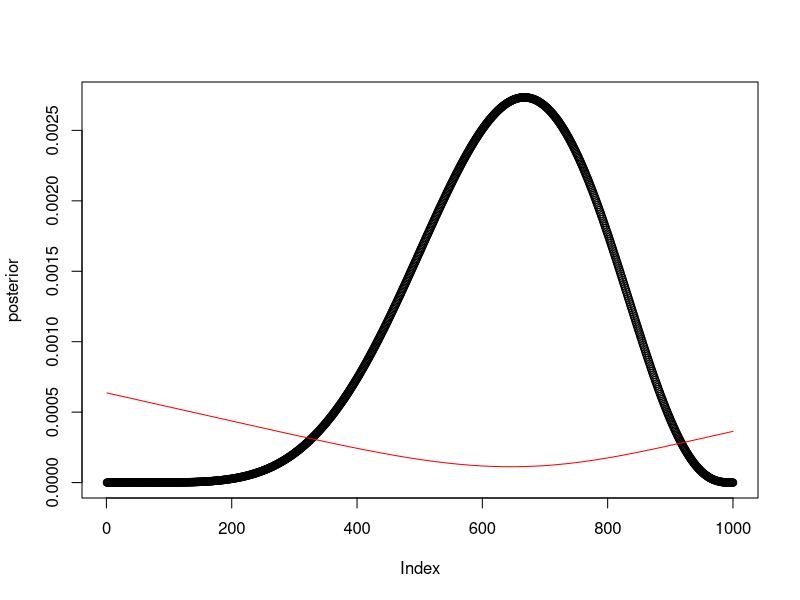
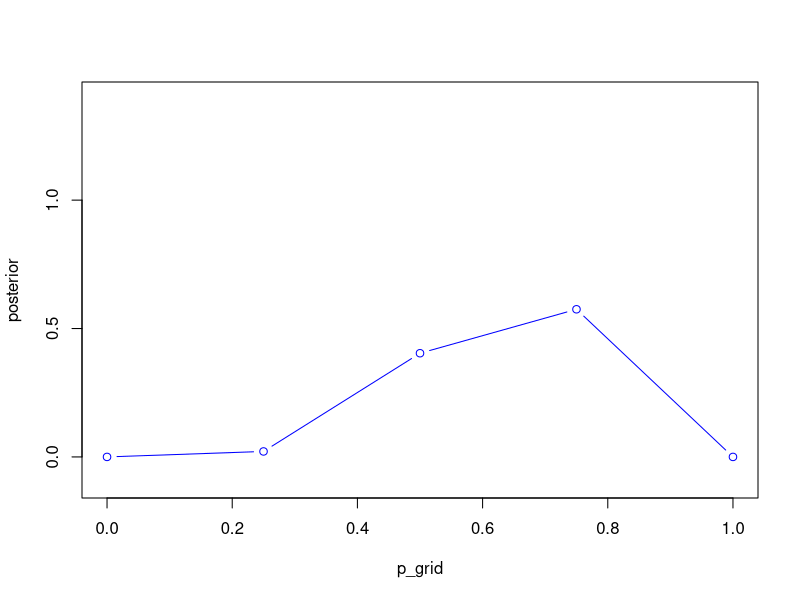

These figures' R source, in order: (Note: this script raises an error after producing the figures.)
#the moral of this work below is that this code

#loss<-sapply(p_grid,function(d) sum(posterior*abs(d-p_grid)))

##creates a matrix of differences of p_grid, multiplies each element in this matrix by corresponding posterior to weight each of those items, then sums them by coloum to create a vector of loss estimates for each value of p_grid.  

library(tidyr)
library(dplyr)
library(ggplot2)

p_grid <-seq(0,1,length.out=1000)
prior<- rep(1,1000)
likelihood<-dbinom(6,9,prob=p_grid)
posterior<-likelihood*prior
posterior<-posterior/sum(posterior)

samples<-sample(p_grid,1e4,prob=posterior,replace=T)
plot(posterior)

loss<-sapply(p_grid,function(d) sum(posterior*abs(d-p_grid)))
lines(loss/1000,col='red')
p_grid[which.min(loss)]
median(samples)
mean(samples)

length(samples)


############

p_grid <-seq(0,1,length.out=5)
prior<- rep(1,5)
likelihood<-dbinom(6,9,prob=p_grid)
posterior<-likelihood*prior
posterior<-posterior/sum(posterior)
unst.posterior<-likelihood*prior

Calculate_loss<-function(d) {
  for (i in 1:length(d)) {
    return((abs(d[i]-p_grid)))   #this creates a matrix of p_grid differences; diagnol == zero
  } 
  }

loss<-sapply(p_grid,Calculate_loss) #this creates The matrix
unst.posterior   #for output comp
loss  #for output comp
posterior*loss  #notice that the vector posterior multiplies column by col, not by row, so transpose in head,

loss.1<-apply(loss,2,sum) # collapses grid into vector, the final desired output
#note the above if you change from 2 to 1 (col to row) eval, you flip the loss curve


plot(posterior,x=p_grid,type='b',col='blue',ylim=c(-.1,1.4))
lines(loss.1,x=p_grid,type='b',col='red')
text(y=loss.1+.1,x=p_grid,labels=round(loss.1,3))

#the moral of the story.  The posterior curve is mirror/flipped, transposed so that each posterior score is fed through the columsn of the P_grid difference matrix.  This amplifies the deviation of guess to correct when big, but if the deviation of guess from correctis small, or zero, the posterior score will have very little, if any effect on the loss.  

#using ggplot and original data of n=1000

df<-data_frame(p_grid,posterior)
p<-ggplot(df, aes(p_grid,posterior))
p+geom_line()+geom_line(aes(y=loss/1000,color='red'))+geom_rug(aes(x=posterior,y=loss/1000))
